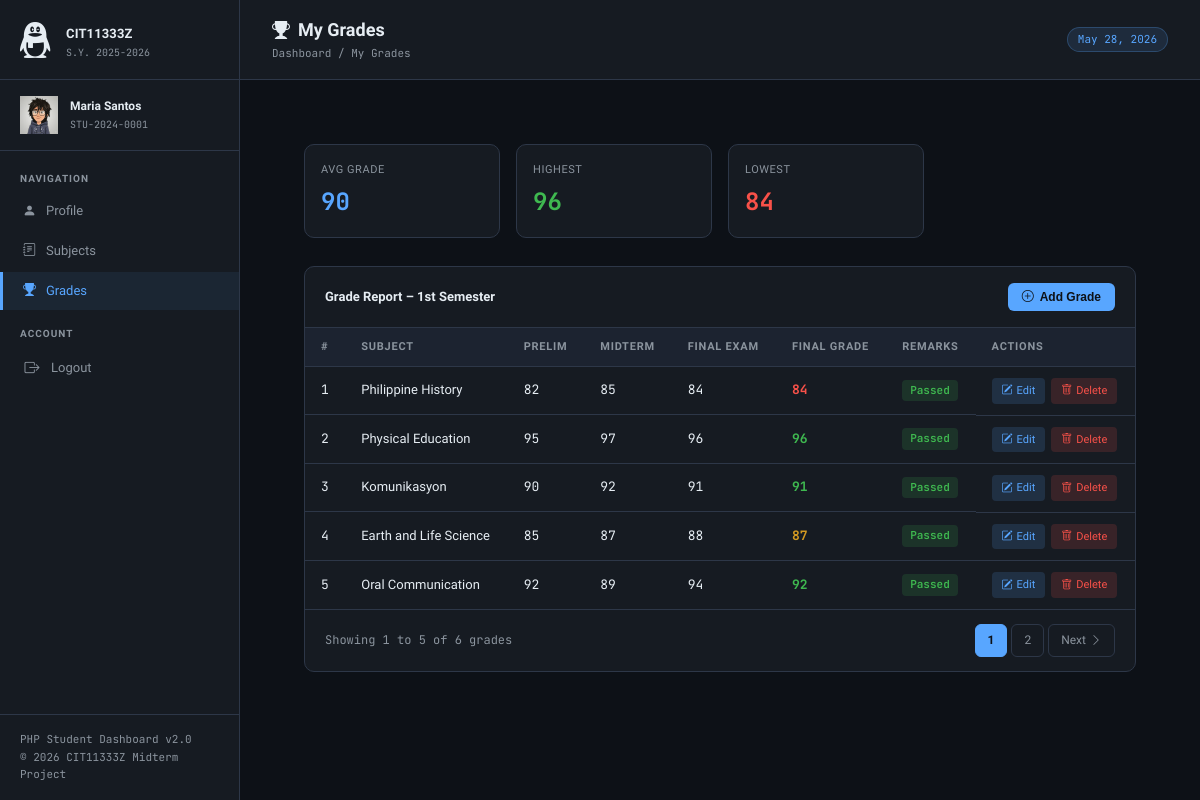
The app's page /admin/grades.php (signed in) with its own data.
### tables this page shows
CREATE TABLE IF NOT EXISTS grades (
    id      INT AUTO_INCREMENT PRIMARY KEY,
    user_id INT NOT NULL,
    subject VARCHAR(100) NOT NULL,
    prelim  INT,
    midterm INT,
    final   INT,
    grade   INT,
    FOREIGN KEY (user_id) REFERENCES users(id) ON DELETE CASCADE
);

### classes/BaseModel.php (called while the page is built, shortened)
<?php
class BaseModel {
    public function __construct($conn) {
        $this->conn = $conn;
        $this->db   = new QueryBuilder($conn);
    }
}

### classes/Grade.php (called while the page is built, shortened)
<?php
class Grade extends BaseModel {
    protected $table = 'grades';
    public function getPaginated($userId, $limit = 10, $page = 1) {
        $offset = ($page - 1) * $limit;
        $records = $this->db
                        ->table($this->table)
                        ->select()
                        ->where('user_id', $userId)
                        ->orderBy('id', 'DESC')
                        ->get();
        return array_slice($records, $offset, $limit);
    }
    public function countByUser($userId) {
        $stmt = $this->conn->prepare("SELECT COUNT(*) as total FROM {$this->table} WHERE user_id = :user_id");
        $stmt->execute(['user_id' => $userId]);
        $result = $stmt->fetch(PDO::FETCH_ASSOC);
        return (int) $result['total'];
    }
    public function getAverageGrade($userId) {
        $stmt = $this->conn->prepare("SELECT COALESCE(ROUND(AVG(grade), 1), 0) as avg_grade FROM {$this->table} WHERE user_id = :user_id");
        $stmt->execute(['user_id' => $userId]);
        $result = $stmt->fetch(PDO::FETCH_ASSOC);
        return (float) $result['avg_grade'];
    }
    public function getHighestGrade($userId) {
        $stmt = $this->conn->prepare("SELECT COALESCE(MAX(grade), 0) as highest FROM {$this->table} WHERE user_id = :user_id");
        $stmt->execute(['user_id' => $userId]);
        $result = $stmt->fetch(PDO::FETCH_ASSOC);
        return (int) $result['highest'];
    }
    public function getLowestGrade($userId) {
        $stmt = $this->conn->prepare("SELECT COALESCE(MIN(grade), 0) as lowest FROM {$this->table} WHERE user_id = :user_id");
        $stmt->execute(['user_id' => $userId]);
        $result = $stmt->fetch(PDO::FETCH_ASSOC);
        return (int) $result['lowest'];
    }
}

### classes/QueryBuilder.php (called while the page is built, shortened)
<?php
class QueryBuilder {
    private $conn;
    private $table;
    private $sql    = "";
    private $params = [];
    public function __construct($conn) {
        $this->conn = $conn;
    }
    public function table($table) {
        $this->table  = $table;
        $this->sql    = "";
        $this->params = [];
        return $this;
    }
    public function select($columns = "*") {
        $this->sql = "SELECT $columns FROM {$this->table}";
        return $this;
    }
    public function where($column, $value) {
        if (strpos($this->sql, 'WHERE') === false) {
            $this->sql .= " WHERE $column = :$column";
        } else {
            $this->sql .= " AND $column = :$column";
        }
        $this->params[":$column"] = $value;
        return $this;
    }
    public function orderBy($column, $direction = 'ASC') {
        $this->sql .= " ORDER BY $column $direction";
        return $this;
    }
    public function get() {
        $stmt = $this->conn->prepare($this->sql);
        $stmt->execute($this->params);
        return $stmt->fetchAll(PDO::FETCH_ASSOC);
    }
}

### admin/grades.php (the view, shortened to what this page needs)
<?php
require '../config.php';
$userId = $_SESSION['user']['id'];
$gradeModel = new Grade($conn);
$perPage = 5;
$page = isset($_GET['page']) ? (int) $_GET['page'] : 1;
$totalGrades = $gradeModel->countByUser($userId);
$avgGrade = $gradeModel->getAverageGrade($userId);
$highestGrade = $gradeModel->getHighestGrade($userId);
$lowestGrade = $gradeModel->getLowestGrade($userId);
$grades = $gradeModel->getPaginated($userId, $perPage, $page);
$totalPages = ceil($totalGrades / $perPage);
$page_icon   = '<i class="bi bi-trophy-fill"></i>';
include 'header.php';
?>
<main class="content">
    <div class="stats-row">
        <div class="stat-card">
            <div class="stat-label">Avg Grade</div>
            <div class="stat-value blue"><?= $avgGrade ?></div>
        </div>
        <div class="stat-card">
            <div class="stat-label">Highest</div>
            <div class="stat-value green"><?= $highestGrade ?></div>
        </div>
        <div class="stat-card">
            <div class="stat-label">Lowest</div>
            <div class="stat-value red"><?= $lowestGrade ?></div>
        </div>
    </div>
    <div class="table-card">
        <div class="table-card-header">
            <div class="table-card-title">Grade Report – 1st Semester</div>
            <button class="btn-add" onclick="openAddModal()">
                <i class="bi bi-plus-circle"></i> Add Grade
            </button>
        </div>
        <table class="data-table">
            <thead>
                <tr>
                    <th>#</th>
                    <th>Subject</th>
                    <th>Prelim</th>
                    <th>Midterm</th>
                    <th>Final Exam</th>
                    <th>Final Grade</th>
                    <th>Remarks</th>
                    <th>Actions</th>
                </tr>
            </thead>
            <tbody>
                <?php
                $counter = ($page - 1) * $perPage + 1;
                foreach ($grades as $g):
                ?>
                <tr>
                    <td class="id-cell"><?= $counter++ ?></td>
                    <td><?= htmlspecialchars($g['subject']) ?></td>
                    <td class="id-cell"><?= $g['prelim'] ?></td>
                    <td class="id-cell"><?= $g['midterm'] ?></td>
                    <td class="id-cell"><?= $g['final'] ?></td>
                    <td>
                        <?php
                        $fg = $g['grade'];
                        $gc = $fg >= 90 ? 'grade-high' : ($fg >= 85 ? 'grade-mid' : 'grade-low');
                        ?>
                        <span class="<?= $gc ?>"><?= $fg ?></span>
                    </td>
                    <td>
                        <span class="badge <?= $fg >= 75 ? 'badge-active' : 'badge-probation' ?>">
                            <?= $fg >= 75 ? 'Passed' : 'Failed' ?>
                        </span>
                    </td>
                    <td class="actions-cell">
                        <a href="#" class="btn-action btn-edit-action" onclick="openEditModal(<?= htmlspecialchars(json_encode($g)) ?>); return false;">
                            <i class="bi bi-pencil-square"></i> Edit
                        </a>
                        <a href="#" class="btn-action btn-delete-action" onclick="openDeleteModal(<?= $g['id'] ?>, '<?= htmlspecialchars($g['subject']) ?>'); return false;">
                            <i class="bi bi-trash"></i> Delete
                        </a>
                    </td>
                </tr>
                <?php endforeach; ?>
            </tbody>
        </table>
        <?php if ($totalPages > 1): ?>
        <div class="pagination">
            <div class="pagination-info">
                Showing <?= max(1, ($page - 1) * $perPage + 1) ?> to <?= min($page * $perPage, $totalGrades) ?> of <?= $totalGrades ?> grades
            </div>
            <div class="pagination-controls">
                <?php for ($i = 1; $i <= $totalPages; $i++): ?>
                    <a href="?page=<?= $i ?>" class="pagination-btn <?= $i === $page ? 'active' : '' ?>">
                        <?= $i ?>
                    </a>
                <?php endfor; ?>
                <?php if ($page < $totalPages): ?>
                    <a href="?page=<?= $page + 1 ?>" class="pagination-btn">
                        Next <i class="bi bi-chevron-right"></i>
                    </a>
                <?php endif; ?>
            </div>
        </div>
        <?php endif; ?>
    </div>
</main>
<?php include 'footer.php'; ?>

### src/style/global.css (style rules this page uses)
*, *::before, *::after { box-sizing: border-box; margin: 0; padding: 0; }
:root { --bg: #0d1117; --surface: #161b22; --surface2: #1c2330; --border: #2d3748; --accent: #58a6ff; --accent2: #3fb950; --accent3: #d29922; --accent4: #f85149; --text: #e6edf3; --text-muted:#8b949e; --sidebar-w: 240px; --font: 'Sora', sans-serif; --mono: 'JetBrains Mono', monospace; }

### src/style/admin-styles.css (style rules this page uses)
html, body { height: 100%; font-family: var(--font); background: var(--bg); color: var(--text); font-size: 14px; line-height: 1.6; }
.content { padding: 32px; flex: 1; }
.stats-row { display: grid; grid-template-columns: repeat(auto-fill, minmax(160px, 1fr)); gap: 16px; margin-bottom: 28px; }
.stat-card { background: var(--surface); border: 1px solid var(--border); border-radius: 10px; padding: 16px; display: flex; flex-direction: column; gap: 4px; }
.stat-label { font-size: 11px; color: var(--text-muted); text-transform: uppercase; letter-spacing: 0.05em; }
.stat-value { font-size: 24px; font-weight: 700; font-family: var(--mono); color: var(--text); }
.stat-value.green { color: var(--accent2); }
.stat-value.blue { color: var(--accent); }
.stat-value.red { color: var(--accent4); }
.table-card { background: var(--surface); border: 1px solid var(--border); border-radius: 10px; overflow: hidden; }
.table-card-header { padding: 16px 20px; border-bottom: 1px solid var(--border); display: flex; align-items: center; justify-content: space-between; }
.table-card-title { font-size: 13px; font-weight: 600; color: var(--text); }
.data-table { width: 100%; border-collapse: collapse; }
.data-table thead { background: var(--surface2); }
.data-table th { padding: 10px 16px; text-align: left; font-size: 11px; font-weight: 600; text-transform: uppercase; letter-spacing: 0.07em; color: var(--text-muted); white-space: nowrap; }
.data-table td { padding: 11px 16px; font-size: 13px; color: var(--text); border-top: 1px solid var(--border); vertical-align: middle; }
.badge { display: inline-block; padding: 2px 8px; border-radius: 4px; font-size: 11px; font-weight: 600; font-family: var(--mono); }
.badge-active { background: rgba(63,185,80,0.15); color: var(--accent2); }
.grade-high { color: var(--accent2); font-family: var(--mono); font-weight: 700; }
.grade-mid { color: var(--accent3); font-family: var(--mono); font-weight: 700; }
.grade-low { color: var(--accent4); font-family: var(--mono); font-weight: 700; }
.id-cell { font-family: var(--mono); font-size: 11px; color: var(--text-muted); }

### admin/grades.php (style rules this page uses)
.btn-add { background: var(--accent); color: #0d1117; border: none; padding: 7px 14px; border-radius: 6px; font-size: 12px; font-weight: 600; cursor: pointer; display: inline-flex; align-items: center; gap: 6px; transition: opacity 0.15s; }
.actions-cell { display: flex; gap: 6px; }
.btn-action { padding: 4px 10px; border-radius: 4px; font-size: 11px; font-weight: 500; text-decoration: none; display: inline-flex; align-items: center; gap: 4px; transition: all 0.15s; border: none; cursor: pointer; }
.btn-edit-action { background: rgba(88, 166, 255, 0.15); color: var(--accent); }
.btn-delete-action { background: rgba(248, 81, 73, 0.15); color: var(--accent4); }
.pagination { padding: 14px 20px; border-top: 1px solid var(--border); display: flex; align-items: center; justify-content: space-between; flex-wrap: wrap; gap: 12px; }
.pagination-info { font-size: 12px; color: var(--text-muted); font-family: var(--mono); }
.pagination-controls { display: flex; gap: 4px; }
.pagination-btn { padding: 6px 12px; border: 1px solid var(--border); border-radius: 6px; font-size: 12px; color: var(--text-muted); text-decoration: none; display: inline-flex; align-items: center; gap: 4px; transition: all 0.15s; background: transparent; }
.pagination-btn.active { background: var(--accent); color: #0d1117; border-color: var(--accent); font-weight: 600; }

### records on screen
grades: subject "Philippine History", prelim "82", midterm "85", final "84", grade "84", shows "Passed"
grades: subject "Physical Education", prelim "95", midterm "97", final "96", grade "96", shows "Passed"
grades: subject "Komunikasyon", prelim "90", midterm "92", final "91", grade "91", shows "Passed"
grades: subject "Earth and Life Science", prelim "85", midterm "87", final "88", grade "87", shows "Passed"
grades: subject "Oral Communication", prelim "92", midterm "89", final "94", grade "92", shows "Passed"

### other values on screen
$_SESSION['user']['name'] "Maria Santos"
$_SESSION['user']['student_no'] "STU-2024-0001"
$page_title "My Grades"
$avgGrade "90"
$highestGrade "96"
$lowestGrade "84"
max(1, ($page - 1) * $perPage + 1) "1"
min($page * $perPage, $totalGrades) "5"
$totalGrades "6"
